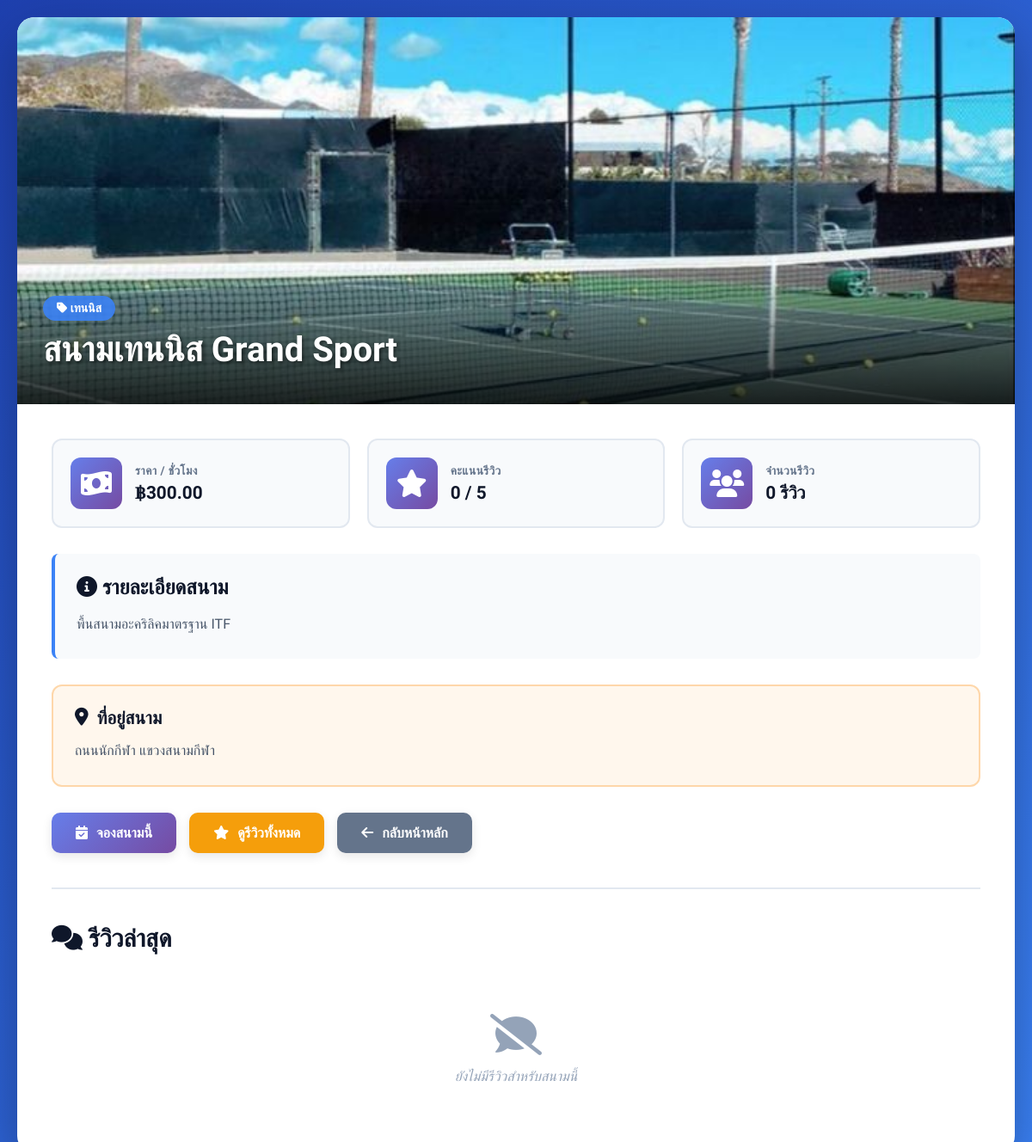
Screenshot of /venue_detail.php?venue_id=3 (signed in) with the database file from the repository.
### tables this page shows
CREATE TABLE `tbl_venue` (
  `VenueID` int(11) NOT NULL AUTO_INCREMENT,  
  `VenueName` varchar(255) NOT NULL,
  `VenueTypeID` int(11) NOT NULL,
  `Description` text DEFAULT NULL,
  `Address` text DEFAULT NULL,
  `PricePerHour` decimal(10,2) NOT NULL,
  `TimeOpen` time DEFAULT NULL,
  `TimeClose` time DEFAULT NULL,
  `Status` varchar(50) NOT NULL DEFAULT 'available',
  `ImageURL` varchar(255) DEFAULT NULL,
  PRIMARY KEY (`VenueID`)  
);

CREATE TABLE `tbl_venue_type` (
  `VenueTypeID` int(11) NOT NULL AUTO_INCREMENT,  
  `TypeName` varchar(255) NOT NULL,
  PRIMARY KEY (`VenueTypeID`)  
);

### venue_detail.php (the view, shortened to what this page needs)
<?php
include 'db_connect.php';
$venue_id = null;
if (isset($_GET['venue_id']) && is_numeric($_GET['venue_id'])) {
    $venue_id = (int)$_GET['venue_id'];
} elseif (isset($_GET['id']) && is_numeric($_GET['id'])) {
    $venue_id = (int)$_GET['id'];
}
$sql = "SELECT v.*, vt.TypeName
        FROM Tbl_Venue v
        JOIN Tbl_Venue_Type vt ON v.VenueTypeID = vt.VenueTypeID
        WHERE v.VenueID = ?";
$stmt = $conn->prepare($sql);
$stmt->bind_param("i", $venue_id);
$stmt->execute();
$result = $stmt->get_result();
$venue = $result->fetch_assoc();
$check_col = $conn->query("SHOW COLUMNS FROM Tbl_Review LIKE 'CreatedAt'");
$has_created_at = ($check_col && $check_col->num_rows > 0);
if ($has_created_at) {
    $sql_reviews = "SELECT r.*, c.FirstName
                    FROM Tbl_Review r
                    JOIN Tbl_Customer c ON r.CustomerID = c.CustomerID
                    WHERE r.VenueID = ?
                    ORDER BY r.CreatedAt DESC
                    LIMIT 5";
}
$stmt = $conn->prepare($sql_reviews);
$stmt->bind_param("i", $venue_id);
$stmt->execute();
$reviews = $stmt->get_result();
$sql_avg = "SELECT AVG(Rating) as avg_rating, COUNT(*) as total_reviews FROM Tbl_Review WHERE VenueID = ?";
$stmt_avg = $conn->prepare($sql_avg);
$stmt_avg->bind_param("i", $venue_id);
$stmt_avg->execute();
$rating_data = $stmt_avg->get_result()->fetch_assoc();
$avg_rating = $rating_data['avg_rating'] ? round($rating_data['avg_rating'], 1) : 0;
$total_reviews = $rating_data['total_reviews'];
?>
<!DOCTYPE html>
<html lang="th">
<head>
<link rel="stylesheet" href="https://cdnjs.cloudflare.com/ajax/libs/font-awesome/6.0.0-beta3/css/all.min.css">
</head>
<body>
<div class="container">
  <div class="venue-image-wrapper">
    <img src="<?php echo htmlspecialchars($venue['ImageURL'] ?: 'https://via.placeholder.com/1200x450/667eea/ffffff?text=' . urlencode($venue['VenueName'])); ?>"
         alt="<?php echo htmlspecialchars($venue['VenueName']); ?>"
         class="venue-image">
    <div class="image-overlay">
      <span class="venue-type-badge">
        <i class="fas fa-tag"></i> <?php echo htmlspecialchars($venue['TypeName']); ?>
      </span>
      <h1 class="venue-title"><?php echo htmlspecialchars($venue['VenueName']); ?></h1>
    </div>
  </div>
  <div class="content">
    <div class="info-grid">
      <div class="info-card">
        <div class="info-icon">
          <i class="fas fa-money-bill-wave"></i>
        </div>
        <div class="info-content">
          <h3>ราคา / ชั่วโมง</h3>
          <p>฿<?php echo number_format($venue['PricePerHour'], 2); ?></p>
        </div>
      </div>
      <div class="info-card">
        <div class="info-icon">
          <i class="fas fa-star"></i>
        </div>
        <div class="info-content">
          <h3>คะแนนรีวิว</h3>
          <p><?php echo $avg_rating; ?> / 5</p>
        </div>
      </div>
      <div class="info-card">
        <div class="info-icon">
          <i class="fas fa-users"></i>
        </div>
        <div class="info-content">
          <h3>จำนวนรีวิว</h3>
          <p><?php echo $total_reviews; ?> รีวิว</p>
        </div>
      </div>
    </div>
    <?php if (!empty($venue['Description'])): ?>
    <div class="description-section">
      <h2><i class="fas fa-info-circle"></i> รายละเอียดสนาม</h2>
      <p><?php echo nl2br(htmlspecialchars($venue['Description'])); ?></p>
    </div>
    <?php endif; ?>
    <div class="address-section">
      <h3><i class="fas fa-map-marker-alt"></i> ที่อยู่สนาม</h3>
      <p><?php echo nl2br(htmlspecialchars($venue['Address'] ?: 'ยังไม่ระบุที่อยู่')); ?></p>
    </div>
    <div class="action-buttons">
      <a href="booking.php?venue_id=<?php echo $venue['VenueID']; ?>" class="btn btn-primary">
        <i class="fas fa-calendar-check"></i> จองสนามนี้
      </a>
      <a href="venue_reviews.php?venue_id=<?php echo $venue['VenueID']; ?>" class="btn btn-secondary">
        <i class="fas fa-star"></i> ดูรีวิวทั้งหมด
      </a>
      <a href="dashboard.php" class="btn btn-back">
        <i class="fas fa-arrow-left"></i> กลับหน้าหลัก
      </a>
    </div>
    <div class="reviews-section">
      <div class="reviews-header">
        <h2><i class="fas fa-comments"></i> รีวิวล่าสุด</h2>
      </div>
      <?php if ($reviews->num_rows == 0): ?>
        <div class="no-reviews">
          <i class="fas fa-comment-slash" style="font-size: 3rem; margin-bottom: 15px; display: block;"></i>
          <p>ยังไม่มีรีวิวสำหรับสนามนี้</p>
        </div>
      <?php endif; ?>
    </div>
  </div>
</div>
</body>
</html>

### venue_detail.php (style rules this page uses)
* { margin: 0; padding: 0; box-sizing: border-box; }
body { font-family: "Prompt", sans-serif; background: linear-gradient(135deg, #1e40af 0%, #3b82f6 100%); min-height: 100vh; padding: 20px; color: #1e293b; }
.container { max-width: 1200px; margin: 0 auto; background: #fff; border-radius: 20px; box-shadow: 0 20px 60px rgba(0,0,0,0.3); overflow: hidden; animation: slideUp 0.5s ease-out; }
.venue-image-wrapper { position: relative; height: 450px; overflow: hidden; }
.venue-image { width: 100%; height: 100%; object-fit: cover; }
.image-overlay { position: absolute; bottom: 0; left: 0; right: 0; background: linear-gradient(to top, rgba(0,0,0,0.8), transparent); padding: 30px; color: white; }
.venue-type-badge { display: inline-block; background: rgba(59, 130, 246, 0.9); color: white; padding: 6px 16px; border-radius: 20px; font-size: 14px; font-weight: 600; margin-bottom: 10px; }
.venue-title { font-size: 2.5rem; font-weight: 700; margin-bottom: 10px; text-shadow: 2px 2px 4px rgba(0,0,0,0.5); }
.content { padding: 40px; }
.info-grid { display: grid; grid-template-columns: repeat(auto-fit, minmax(250px, 1fr)); gap: 20px; margin-bottom: 30px; }
.info-card { background: #f8fafc; border: 2px solid #e2e8f0; border-radius: 12px; padding: 20px; display: flex; align-items: center; gap: 15px; transition: all 0.3s; }
.info-icon { font-size: 2rem; width: 60px; height: 60px; display: flex; align-items: center; justify-content: center; background: linear-gradient(135deg, #667eea, #764ba2); color: white; border-radius: 12px; }
.info-content h3 { font-size: 0.85rem; color: #64748b; margin-bottom: 5px; text-transform: uppercase; letter-spacing: 0.5px; }
.info-content p { font-size: 1.3rem; font-weight: 700; color: #0f172a; }
.description-section { margin: 30px 0; padding: 25px; background: #f8fafc; border-left: 4px solid #3b82f6; border-radius: 8px; }
.description-section h2 { color: #0f172a; margin-bottom: 15px; font-size: 1.5rem; }
.description-section p { line-height: 1.8; color: #475569; }
.action-buttons { display: flex; flex-wrap: wrap; gap: 15px; margin: 30px 0; }
.btn { display: inline-flex; align-items: center; gap: 10px; padding: 14px 28px; border-radius: 10px; text-decoration: none; font-weight: 600; font-size: 1rem; transition: all 0.3s; box-shadow: 0 4px 12px rgba(0,0,0,0.1); }
.btn-primary { background: linear-gradient(135deg, #667eea, #764ba2); color: white; }
.btn-secondary { background: #f59e0b; color: white; }
.btn-back { background: #64748b; color: white; }
.address-section { background: #fff7ed; border: 2px solid #fed7aa; border-radius: 12px; padding: 25px; margin: 30px 0; }
.address-section h3 { color: #0f172a; margin-bottom: 12px; font-size: 1.3rem; display: flex; align-items: center; gap: 10px; }
.address-section p { color: #475569; line-height: 1.8; }
.reviews-section { border-top: 2px solid #e2e8f0; padding-top: 40px; margin-top: 40px; }
.reviews-header { display: flex; justify-content: space-between; align-items: center; margin-bottom: 30px; }
.reviews-header h2 { font-size: 1.8rem; color: #0f172a; }
.no-reviews { text-align: center; padding: 40px; color: #94a3b8; font-style: italic; }

### rows the page displays
tbl_venue: ImageURL (picture), VenueTypeID.TypeName "เทนนิส", VenueName "สนามเทนนิส Grand Sport", PricePerHour "300.00", Description "พื้นสนามอะคริลิคมาตรฐาน ITF", Address "ถนนนักกีฬา แขวงสนามกีฬา"

### other values shown
$avg_rating "0"
$total_reviews "0"
